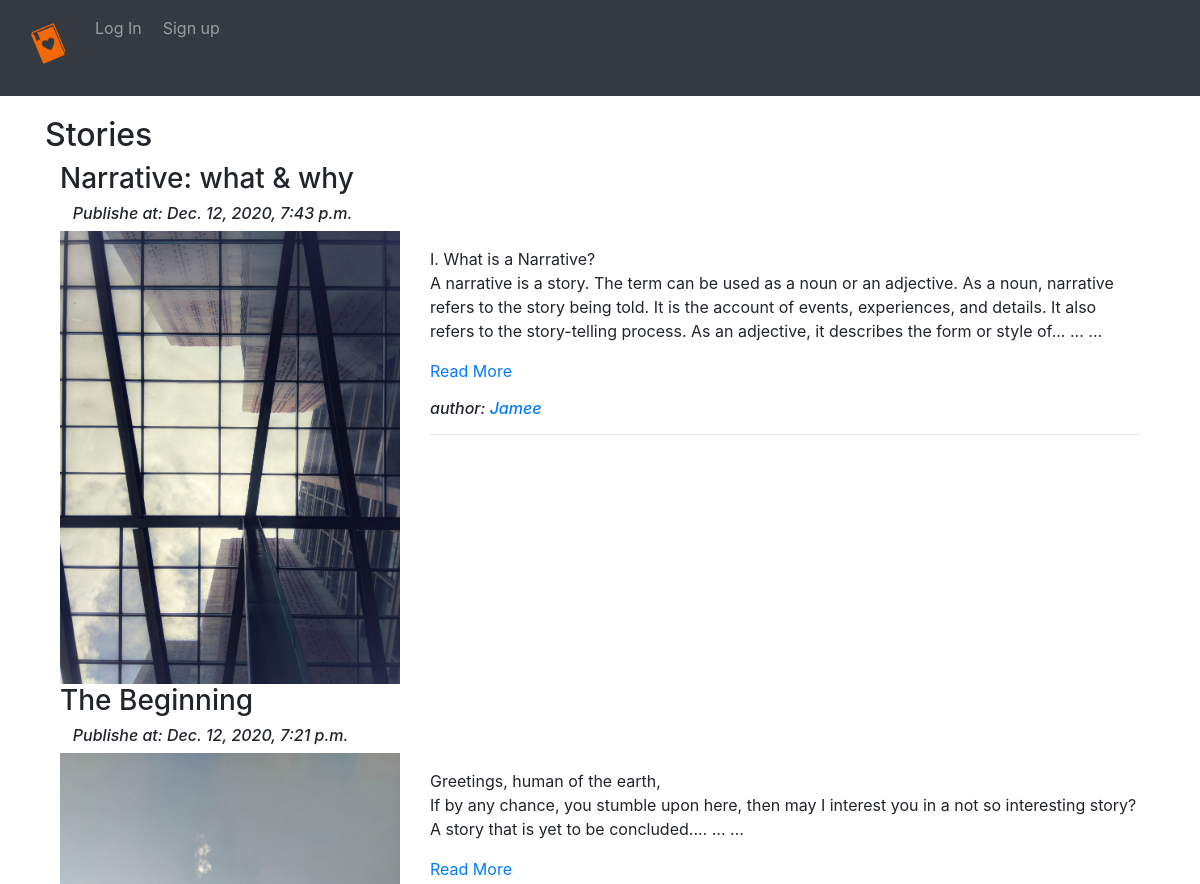
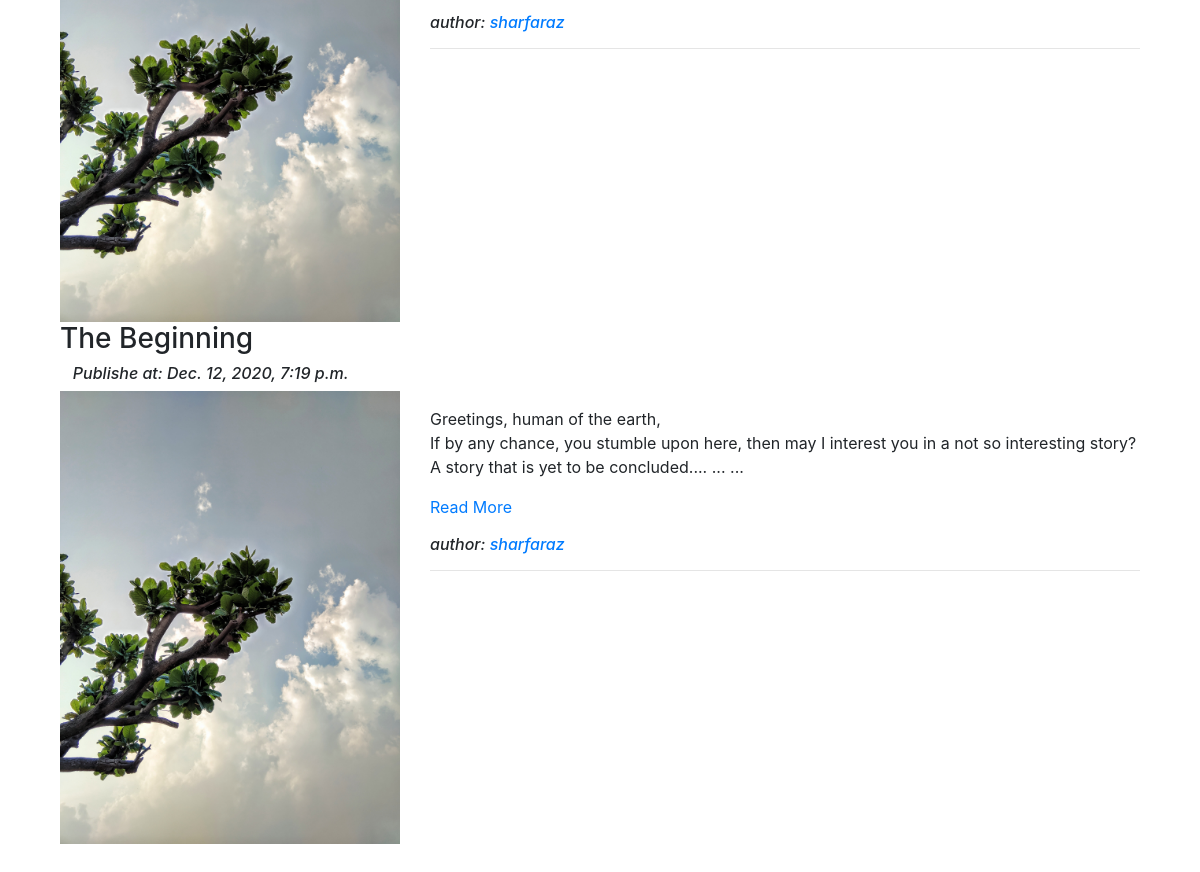
Screenshot of /blog/ with the database file from the repository (2 pictures, top to bottom).
### app_blog/models.py (models this page shows)
class Blog(models.Model):
    author = models.ForeignKey(User, related_name='post_author', on_delete = models.CASCADE)
    blog_title = models.CharField( max_length=300, verbose_name = "Title" )
    slug = models.SlugField( max_length=300, unique=True )
    blog_content = models.TextField( verbose_name="Story" )
    blog_image = models.ImageField( upload_to='blog_images', verbose_name= "Cover Photo")
    publish_date = models.DateTimeField( auto_now_add=True )
    update_date = models.DateTimeField( auto_now = True )
    class Meta:
        ordering = ['-publish_date',] ## to sort blogs in decending order in list view
    def __str__(self):
        return self.blog_title

### app_blog/views.py (the view)
# urls.py: path('', views.Blog_list.as_view(), name='blog_list'),
class Blog_list (ListView):
    context_object_name = "blogs"
    model = Blog
    template_name = 'app_blog:blog_list.html'
    fields = ('blog_title', 'blog_content', 'blog_image')
    queryset = Blog.objects.order_by('-publish_date')

### app_blog/templatetags/custom_filters.py (called while the page is built)
def range_filter(value):
    return value[0:300]+"... ... ..."

### templates/app_blog/blog_list.html (shortened to what this page needs)
{% extends 'base.html' %}
{% load custom_filters %}
{% block body_block %}
  <h2>Stories</h2>
  <div class="container">
    {% for blog in blogs %}
      <h3>{{ blog.blog_title }}</h3>
      <h6>&nbsp;  &nbsp;<em>Publishe at: {{ blog.publish_date}}</em></h6>
      <div class="row">
        <div class="col-sm-4">
          <img src="/media/{{blog.blog_image}}" alt="{{blog.blog_title}}" title="{{blog.blog_title}}" width="100%">
        </div>
        <div class="col-sm-8">
          <p>{{blog.blog_content|range_filter|linebreaks}}<a href="{% url 'app_blog:blog_details' slug=blog.slug %}">Read More</a></p>
          <h6> <em> author: <a href="#">{{blog.author}}</em> </a> </h6>
          <hr>
        </div>
      </div>
    {% endfor %}
  </div>
{% endblock %}

### rows the page displays
Blog: blog_title "Narrative: what & why", publish_date "Dec. 12, 2020, 7:43 p.m.", blog_image (picture), blog_content|range_filter "I. What is a Narrative? A narrative is a story. The term can be used as a noun or an adjective. As a noun, narrative refers to the story being told. It is the account of events, experiences, and details. It also refers to the story-telling process. As an adjective, it describes the form or style of... ... ...", author "Jamee"
Blog: blog_title "The Beginning", publish_date "Dec. 12, 2020, 7:21 p.m.", blog_image (picture), blog_content|range_filter "Greetings, human of the earth, If by any chance, you stumble upon here, then may I interest you in a not so interesting story? A story that is yet to be concluded.... ... ...", author "sharfaraz"
Blog: blog_title "The Beginning", publish_date "Dec. 12, 2020, 7:19 p.m.", blog_image (picture), blog_content|range_filter "Greetings, human of the earth, If by any chance, you stumble upon here, then may I interest you in a not so interesting story? A story that is yet to be concluded.... ... ...", author "sharfaraz"
